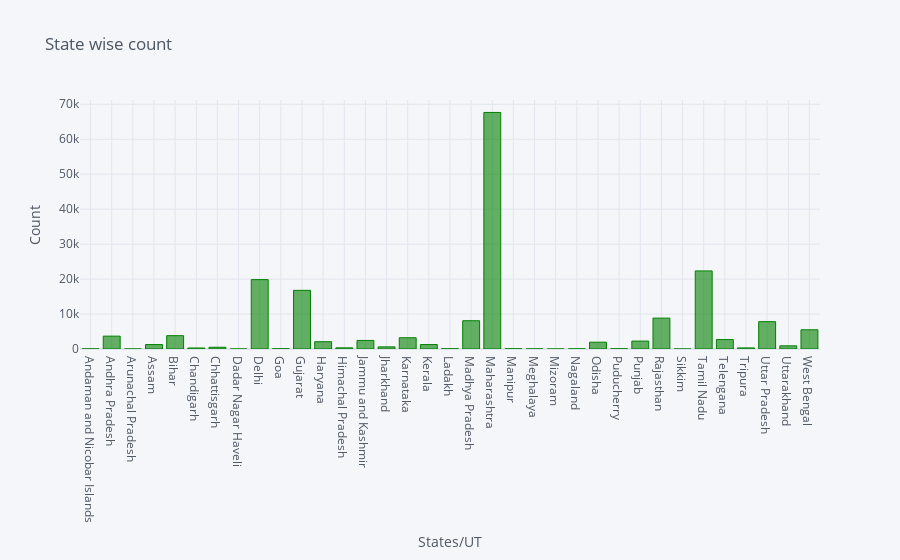

The cell this chart's notebook holds for it:
### Code cell
#state wise count in barplot
latest_data.iplot(kind='bar',x='Name of State / UT',y='Total Confirmed cases',colors='green',xTitle='States/UT',yTitle='Count',title='State wise count')

### Figure 1 — Plotly figure (JSON) as saved in the notebook; plotly's stock layout.template omitted (floating-point values rounded to 4 significant figures)
{"data": [{"marker": {"color": "rgba(0, 128, 0, 0.6)", "line": {"color": "rgba(0, 128, 0, 1.0)", "width": 1}}, "name": "Total Confirmed cases", "orientation": "v", "text": "", "type": "bar", "x": ["Andaman and Nicobar Islands", "Andhra Pradesh", "Arunachal Pradesh", "Assam", "Bihar", "Chandigarh", "Chhattisgarh", "Dadar Nagar Haveli", "Delhi", "Goa", "Gujarat", "Haryana", "Himachal Pradesh", "Jammu and Kashmir", "Jharkhand", "Karnataka", "Kerala", "Ladakh", "Madhya Pradesh", "Maharashtra", "Manipur", "Meghalaya", "Mizoram", "Nagaland", "Odisha", "Puducherry", "Punjab", "Rajasthan", "Sikkim", "Tamil Nadu", "Telengana", "Tripura", "Uttar Pradesh", "Uttarakhand", "West Bengal"], "y": [33, 3679, 4, 1272, 3815, 293, 498, 2, 19844, 70, 16779, 2091, 331, 2446, 610, 3221, 1269, 74, 8089, 67655, 71, 27, 1, 43, 1948, 70, 2263, 8831, 1, 22333, 2698, 313, 7823, 907, 5501]}], "layout": {"legend": {"bgcolor": "#F5F6F9", "font": {"color": "#4D5663"}}, "paper_bgcolor": "#F5F6F9", "plot_bgcolor": "#F5F6F9", "title": {"font": {"color": "#4D5663"}, "text": "State wise count"}, "xaxis": {"gridcolor": "#E1E5ED", "showgrid": true, "tickfont": {"color": "#4D5663"}, "title": {"font": {"color": "#4D5663"}, "text": "States/UT"}, "zerolinecolor": "#E1E5ED"}, "yaxis": {"gridcolor": "#E1E5ED", "showgrid": true, "tickfont": {"color": "#4D5663"}, "title": {"font": {"color": "#4D5663"}, "text": "Count"}, "zerolinecolor": "#E1E5ED"}}}
